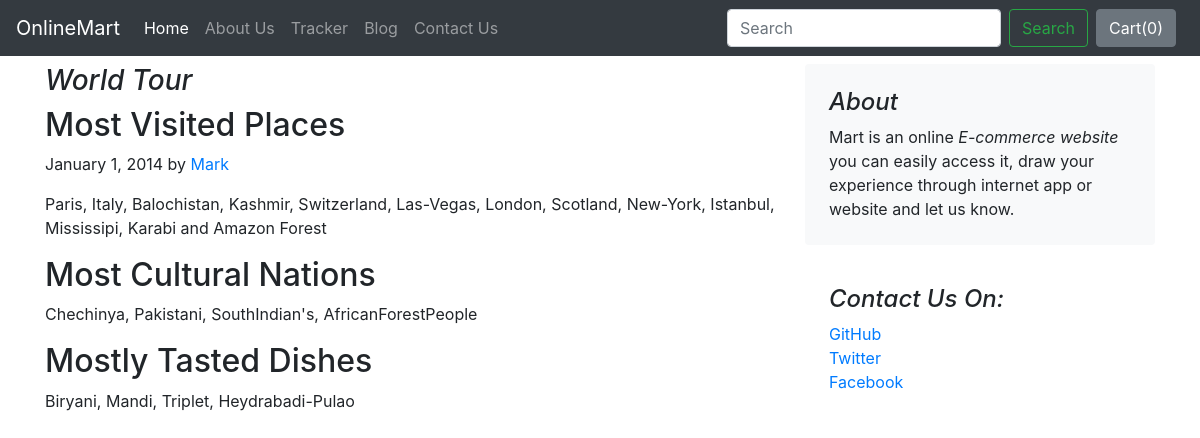
The page /blog/blogpost/1 on the database its author committed.
### blog/models.py (models this page shows)
class blogPost(models.Model):
    post_id = models.AutoField(primary_key=True)
    title = models.CharField(max_length=50)
    head0 = models.CharField(max_length=500)
    contenthead0 = models.CharField(max_length=5000, default="")
    head1 = models.CharField(max_length=500)
    contenthead1 = models.CharField(max_length=5000, default="")
    head2 = models.CharField(max_length=500)
    contenthead2 = models.CharField(max_length=5000, default="")
    publish_date = models.DateField()
    thumbnail = models.ImageField(upload_to="mart/images", default="")
    def __str__(self):
        return self.title

### blog/views.py (the view)
# urls.py: path("blogpost/<int:id>", views.blogpost, name="blogPost")
def blogpost(request, id):
    post = blogPost.objects.filter(post_id = id)[0]
    print(post)
    return render(request, 'blog/blogpost.html', {'post':post})

### blog/templates/blog/blogpost.html (shortened to what this page needs)
{% extends 'blog/basic.html' %}
{% block body %}
<div class="container mt-2">
<div class="row">
    <div class="col-md-8 blog-main">
      <h3 class="font-italic">
        {{post.title}}
      </h3>
      <div class="blog-post">
        <h2 class="blog-post-title">{{post.head0}}</h2>
        <p class="blog-post-meta">January 1, 2014 by <a href="#">Mark</a></p>
        <p>{{post.contenthead0}}</p>
          <h2>{{post.head1}}</h2>
        <p>{{post.contenthead1}}</p>
          <h2>{{post.head2}}</h2>
        <p>{{post.contenthead2}}</p>
      </div>
    </div>
    <aside class="col-md-4 blog-sidebar">
      <div class="p-4 mb-3 bg-light rounded">
        <h4 class="font-italic">About</h4>
        <p class="mb-0">Mart is an online <em>E-commerce website</em> you can easily access it, draw your experience through internet app or website and let us know.</p>
      </div>
      <div class="p-4">
        <h4 class="font-italic">Contact Us On:</h4>
        <ol class="list-unstyled">
          <li><a href="#">GitHub</a></li>
          <li><a href="#">Twitter</a></li>
          <li><a href="#">Facebook</a></li>
        </ol>
      </div>
    </aside>
  </div>
    </div>
{% endblock %}

### rows shown on the page
blogPost: title "World Tour", head0 "Most Visited Places", contenthead0 "Paris, Italy, Balochistan, Kashmir, Switzerland, Las-Vegas, London, Scotland, New-York, Istanbul, Mississipi, Karabi and Amazon Forest", head1 "Most Cultural Nations", contenthead1 "Chechinya, Pakistani, SouthIndian's, AfricanForestPeople", head2 "Mostly Tasted Dishes", contenthead2 "Biryani, Mandi, Triplet, Heydrabadi-Pulao"
